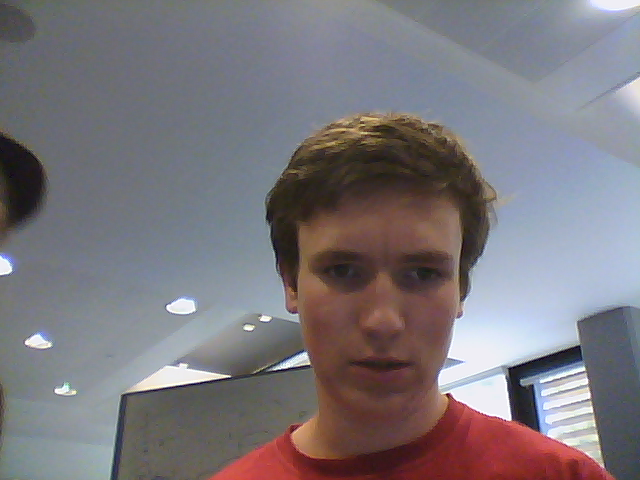
#> input picture picture_2014-07-30 12:32:14.373766.png, 640 x 480 px
$ python 'houghcircles(2).py'   (Python 2 division)
#> lines starting #> are read from the running program, lines starting #| are printed output that depends on the picture
import cv2.cv as cv
import cv2
import numpy as np
from Tkinter import Tk
from tkFileDialog import askopenfilename

Tk().withdraw()
filename = askopenfilename()
#> the answer given: picture_2014-07-30 12:32:14.373766.png
img = cv2.imread(filename,0)
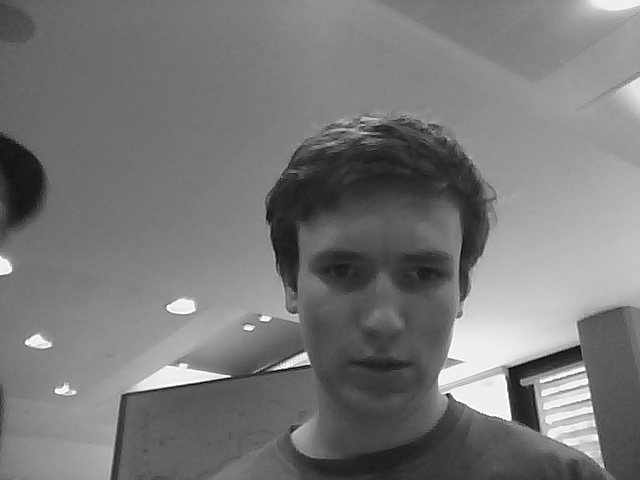
#> img: shape (480, 640); min 1, max 254, mean 120.2
img = cv2.medianBlur(img,5)
cimg = cv2.cvtColor(img,cv2.COLOR_GRAY2BGR)
cannyimg=cv2.Canny(img,100,200)
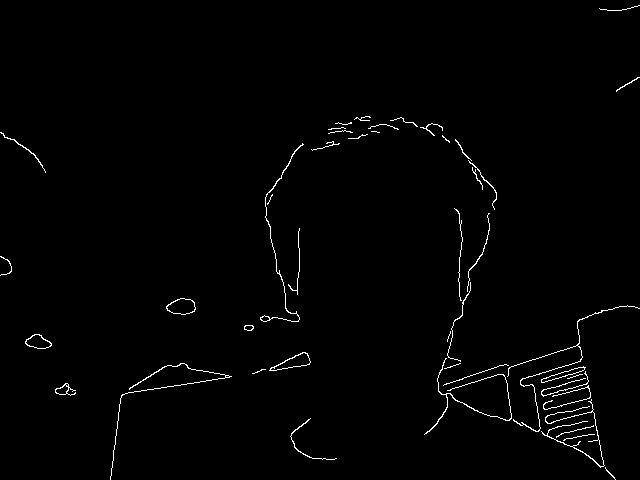
#> cannyimg: shape (480, 640); 1.2% white in thin lines or dots

circles = cv2.HoughCircles(cannyimg,cv.CV_HOUGH_GRADIENT,1,20,
				param1=50,param2=30,minRadius=120,maxRadius=200)
#> circles = None
if circles ==None:
	print 'No circles'
else:
	circles = np.uint16(np.around(circles))
	for i in circles[0,:]:
		#draw the outer circle
		cv2.circle(cimg,(i[0],i[1]),i[2],(0,255,0),2)
		#draw centre of the circle
		cv2.circle(cimg,(i[0],i[1]),2,(0,0,255),3)
cv2.imshow('detected circles', cimg)

# this next bit lets you choose to
k = cv2.waitKey(0)
#> (key Esc is pressed here)
if k % 256 == 27: #ESC key closes
	cv2.waitKey(0)
	cv2.destroyAllWindows()
elif k % 256 == ord('s'): #s key saves the edited image
	imwrite('circles ' + filename + '.png',cimg)

cv2.waitKey(0)
cv2.destroyAllWindows()

$ run again, on picture_2014-07-30 12:35:44.608693.png
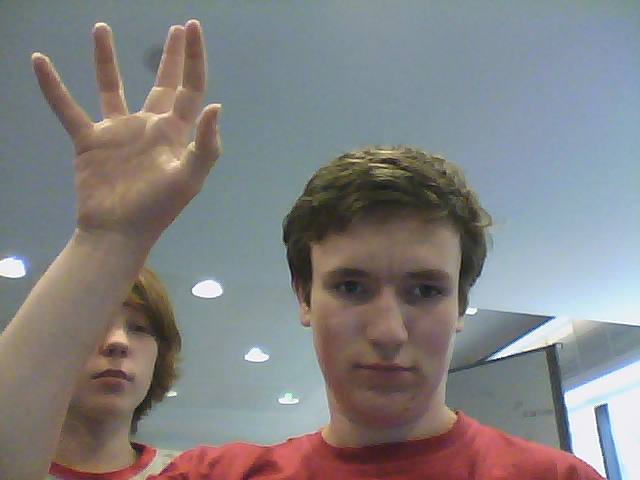
#> input picture picture_2014-07-30 12:35:44.608693.png, 640 x 480 px
#> `img = cv2.imread(filename,0)`:
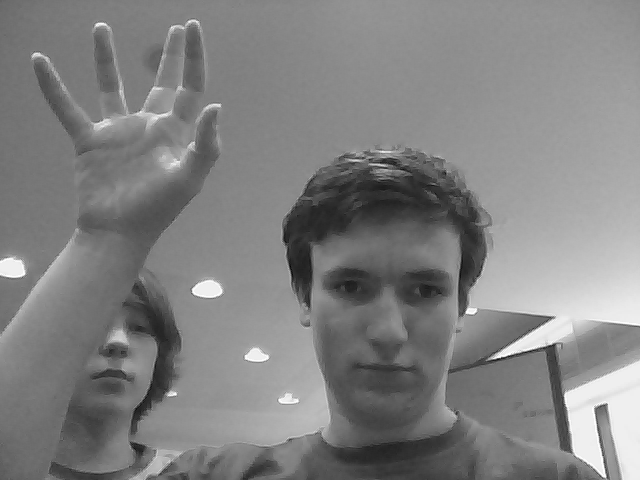
#> img: shape (480, 640); min 1, max 254, mean 129.5
#> `cannyimg=cv2.Canny(img,100,200)`:
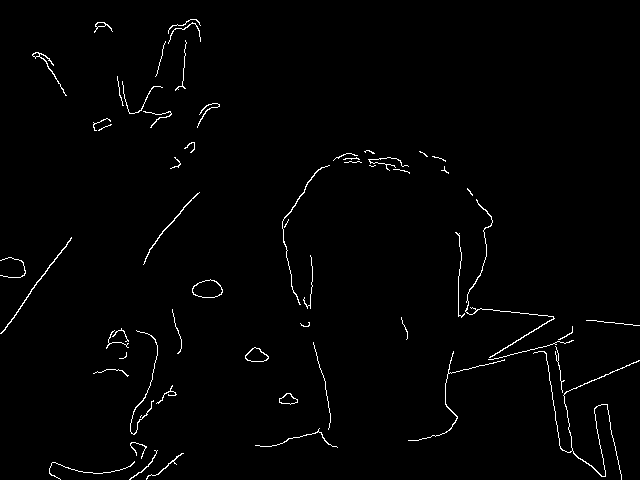
#> cannyimg: shape (480, 640); 1.4% white in thin lines or dots
#> circles = None

$ run again, on picture_2014-07-30 12:36:01.572405.png
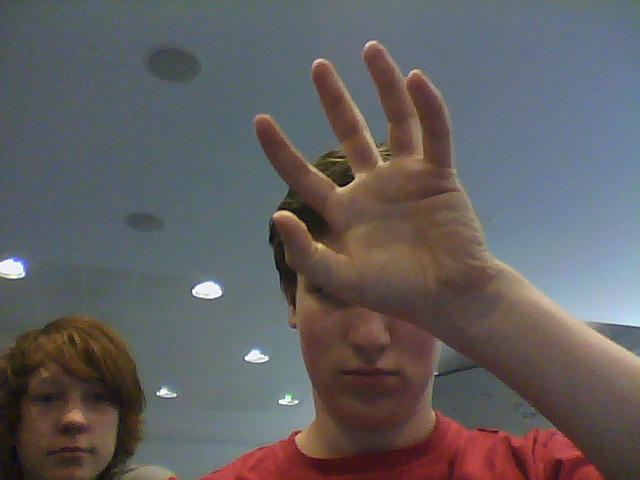
#> input picture picture_2014-07-30 12:36:01.572405.png, 640 x 480 px
#> `img = cv2.imread(filename,0)`:
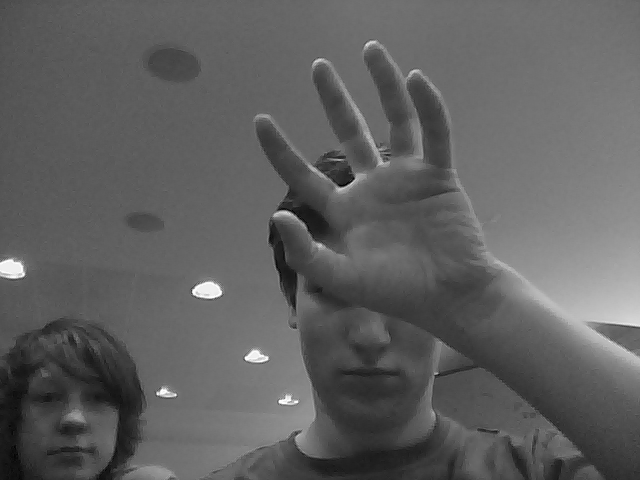
#> img: shape (480, 640); min 1, max 254, mean 95.8
#> `cannyimg=cv2.Canny(img,100,200)`:
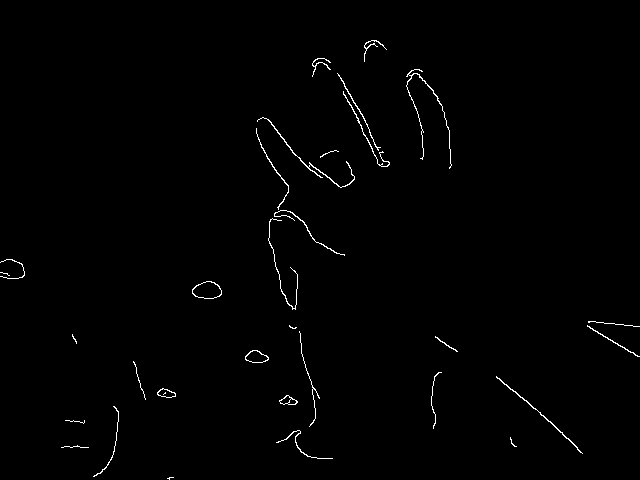
#> cannyimg: shape (480, 640); 0.82% white in thin lines or dots
#> circles = None
